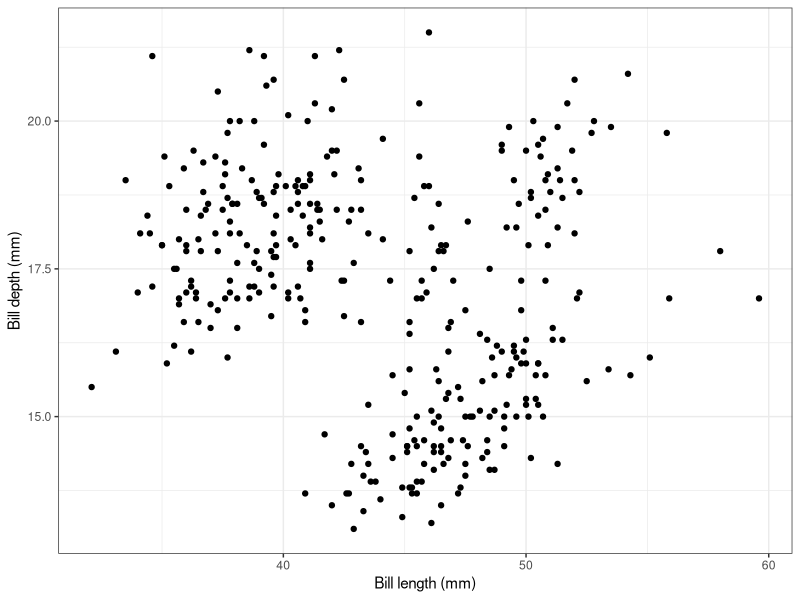

Here is the R script that generated this plot:
## ---- chunk 1
library(tidyverse)
library(palmerpenguins)
## ---- chunk 2
penguins |>
  ggplot(aes(x = bill_length_mm, 
             y = bill_depth_mm)) +
  geom_point() +
  labs(x = "Bill length (mm)",
       y = "Bill depth (mm)") +
  theme_bw()
